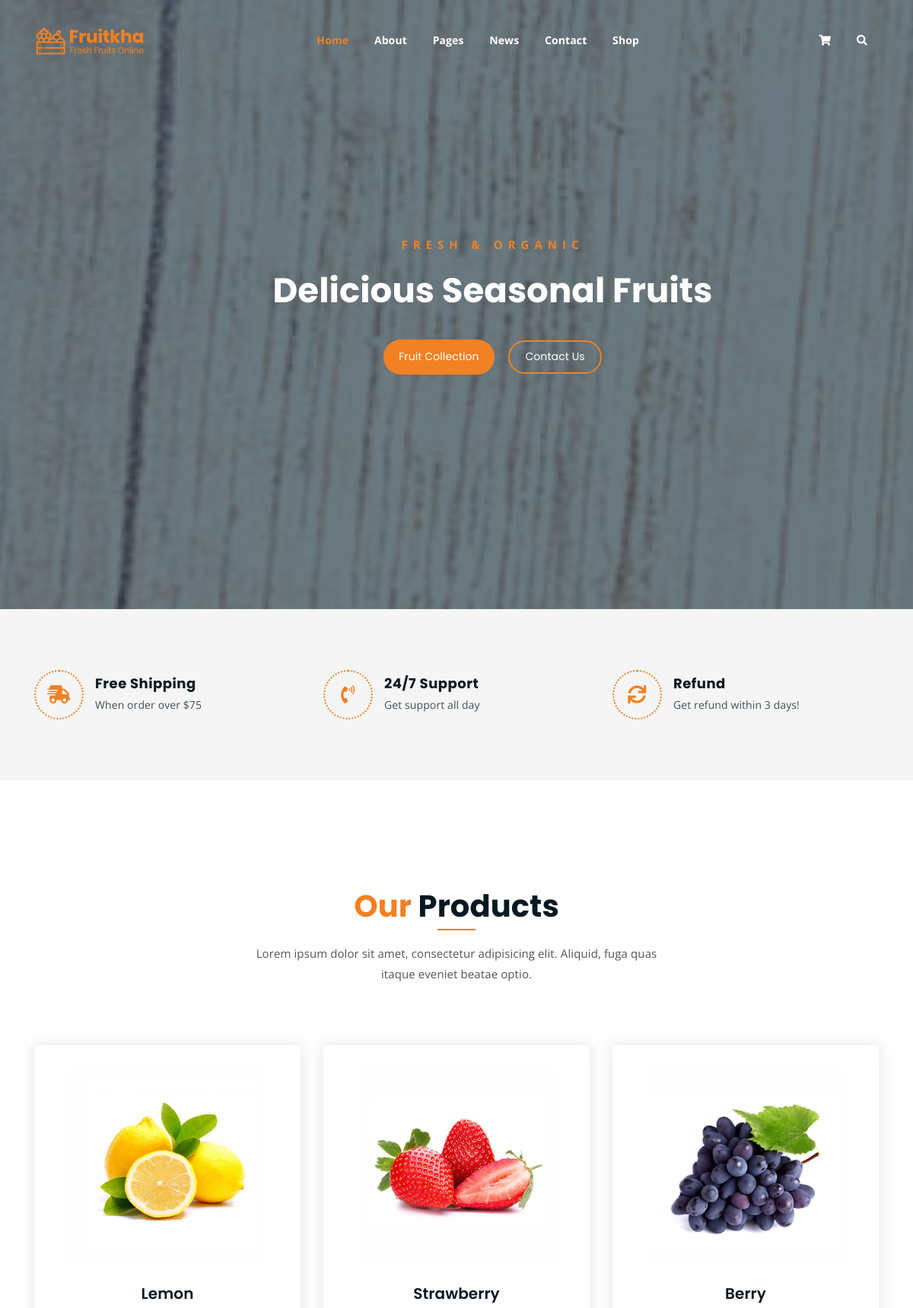
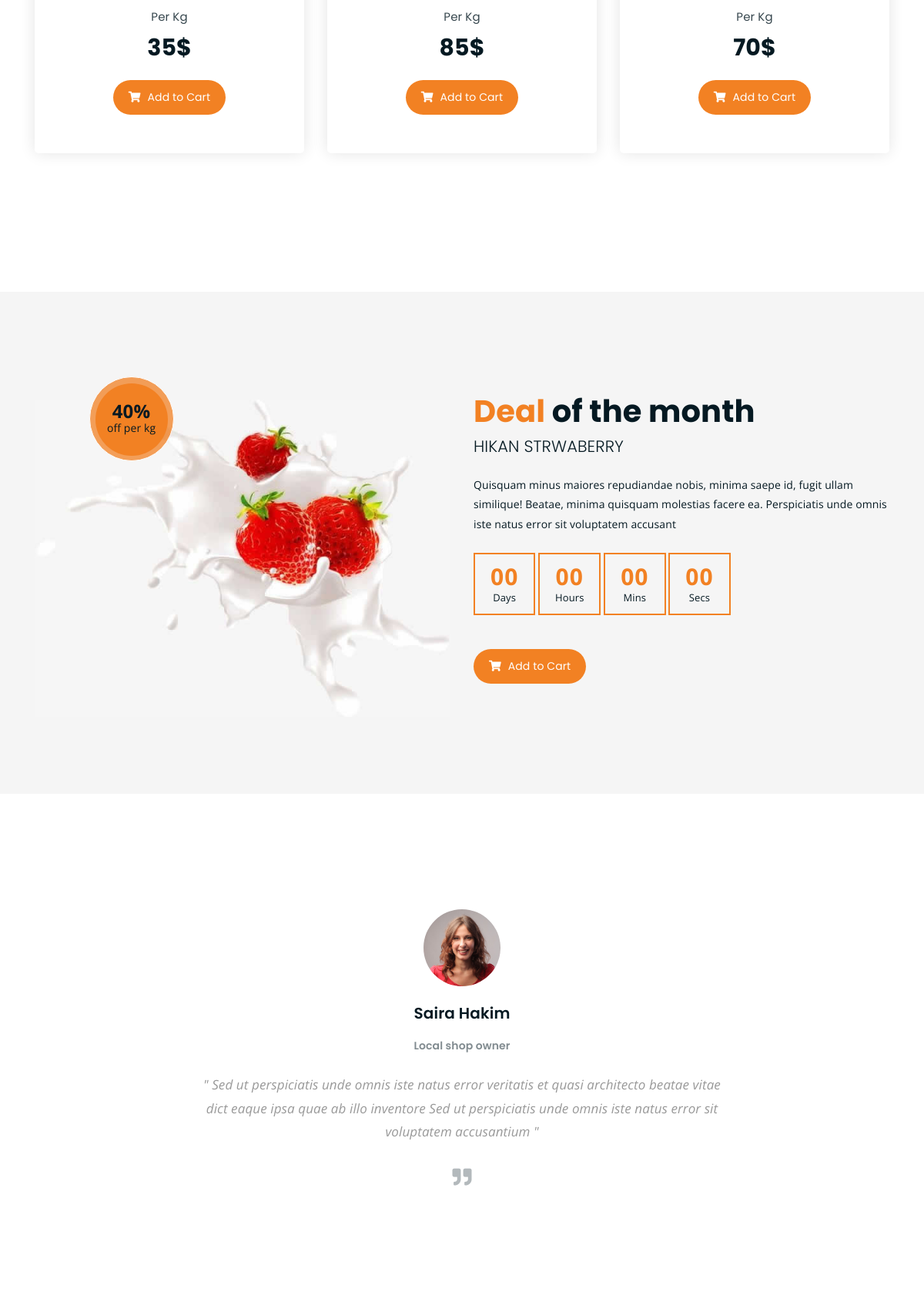
The page / (upper part) on the database its author committed (2 pictures, top to bottom).
### index/models.py (models this page shows, shortened)
class product(models.Model):
    title=models.CharField(max_length=100,blank=False,default='product1')
    image=models.ImageField(upload_to='image/',blank=False)
    name=models.CharField(max_length=100,blank=False)
    price=models.CharField(max_length=100,blank=False)

class monthlydeal(models.Model):
    offer=models.CharField(max_length=100,blank=False)
    image=models.ImageField(upload_to='monthly_offer/',blank=False)
    name=models.CharField(max_length=100,blank=False)
    discription=models.TextField(max_length=300,blank=False)

### index/views.py (the view)
# urls.py: 2. Add a URL to urlpatterns:  path('', views.home, name='home')
def home(request):
    productsdata = product.objects.all()
    monthdata = monthlydeal.objects.first()
    logodata = logo.objects.all()
    context = {
        'product': productsdata,
        'monthlydeal': monthdata,
        'logo': logodata,
    }
    return render(request, 'index.html', context)

### templates/index.html (shortened to what this page needs)
{% load static %}
{% include 'layouts.html' %}
{% block mainsection1 %}
	<div class="hero-area hero-bg">
		<div class="container">
			<div class="row">
				<div class="col-lg-9 offset-lg-2 text-center">
					<div class="hero-text">
						<div class="hero-text-tablecell">
							<p class="subtitle">Fresh & Organic</p>
							<h1>Delicious Seasonal Fruits</h1>
							<div class="hero-btns">
								<a href="{% url 'home' %}" class="boxed-btn">Fruit Collection</a>
								<a href="{% url 'contact' %}" class="bordered-btn">Contact Us</a>
							</div>
						</div>
					</div>
				</div>
			</div>
		</div>
	</div>
	<div class="list-section pt-80 pb-80">
		<div class="container">
			<div class="row">
				<div class="col-lg-4 col-md-6 mb-4 mb-lg-0">
					<div class="list-box d-flex align-items-center">
						<div class="list-icon">
							<i class="fas fa-shipping-fast"></i>
						</div>
						<div class="content">
							<h3>Free Shipping</h3>
							<p>When order over $75</p>
						</div>
					</div>
				</div>
				<div class="col-lg-4 col-md-6 mb-4 mb-lg-0">
					<div class="list-box d-flex align-items-center">
						<div class="list-icon">
							<i class="fas fa-phone-volume"></i>
						</div>
						<div class="content">
							<h3>24/7 Support</h3>
							<p>Get support all day</p>
						</div>
					</div>
				</div>
				<div class="col-lg-4 col-md-6">
					<div class="list-box d-flex justify-content-start align-items-center">
						<div class="list-icon">
							<i class="fas fa-sync"></i>
						</div>
						<div class="content">
							<h3>Refund</h3>
							<p>Get refund within 3 days!</p>
						</div>
					</div>
				</div>
			</div>
		</div>
	</div>
	<div class="product-section mt-150 mb-150">
		<div class="container">
			<div class="row">
				<div class="col-lg-8 offset-lg-2 text-center">
					<div class="section-title">
						<h3><span class="orange-text">Our</span> Products</h3>
						<p>Lorem ipsum dolor sit amet, consectetur adipisicing elit. Aliquid, fuga quas itaque eveniet beatae optio.</p>
					</div>
				</div>
			</div>
			<div class="row">
				{% for row1 in product %}
				<div class="col-lg-4 col-md-6 text-center">
					<div class="single-product-item">
						<div class="product-image">
							<a href="{% url 'singleproduct' %}"><img src="{{row1.image.url}}" alt=""></a>
						</div>
						<h3>{{row1.name}}</h3>
						<p class="product-price"><span>Per Kg</span> {{row1.price}}$ </p>
						<a href="{% url 'cart' %}" class="cart-btn"><i class="fas fa-shopping-cart"></i> Add to Cart</a>
					</div>
				</div>
				{% endfor %}
			</div>
		</div>
	</div>
	<section class="cart-banner pt-100 pb-100">
    	<div class="container">
        	<div class="row clearfix">
            	<div class="image-column col-lg-6">
                	<div class="image">
                    	<div class="price-box">
                        	<div class="inner-price">
                                <span class="price">
                                    <strong>{{monthlydeal.offer}}%</strong> <br> off per kg
                                </span>
                            </div>
                        </div>
                    	<img src="{{monthlydeal.image.url}}" alt="">
                    </div>
                </div>
                <div class="content-column col-lg-6">
					<h3><span class="orange-text">Deal</span> of the month</h3>
                    <h4>{{monthlydeal.name}}</h4>
                    <div class="text">{{monthlydeal.discription}}</div>
                    <div class="time-counter"><div class="time-countdown clearfix" data-countdown="2020/2/01"></div></div>
                	<a href="{% url 'cart' %}" class="cart-btn mt-3"><i class="fas fa-shopping-cart"></i> Add to Cart</a>
                </div>
            </div>
        </div>
    </section>
	<div class="testimonail-section mt-150 mb-150">
		<div class="container">
			<div class="row">
				<div class="col-lg-10 offset-lg-1 text-center">
					<div class="testimonial-sliders">
						<div class="single-testimonial-slider">
							<div class="client-avater">
								<img src="{% static 'img/avaters/avatar1.png'%}" alt="">
							</div>
							<div class="client-meta">
								<h3>Saira Hakim <span>Local shop owner</span></h3>
								<p class="testimonial-body">
									" Sed ut perspiciatis unde omnis iste natus error veritatis et  quasi architecto beatae vitae dict eaque ipsa quae ab illo inventore Sed ut perspiciatis unde omnis iste natus error sit voluptatem accusantium "
								</p>
								<div class="last-icon">
									<i class="fas fa-quote-right"></i>
								</div>
							</div>
						</div>
					</div>
				</div>
			</div>
		</div>
	</div>
     {% endblock %}

### templates/layouts.html (shortened to what this page needs)
{% load static %}
<!DOCTYPE html>
<html lang="en">
<head>
	<link rel="stylesheet" href="{% static 'css/all.min.css'%}">
	<link rel="stylesheet" href="{% static 'bootstrap/css/bootstrap.min.css'%}">
	<link rel="stylesheet" href="{% static 'css/owl.carousel.css'%}">
	<link rel="stylesheet" href="{% static 'css/magnific-popup.css'%}">
	<link rel="stylesheet" href="{% static 'css/animate.css'%}">
	<link rel="stylesheet" href="{% static 'css/meanmenu.min.css'%}">
	<link rel="stylesheet" href="{% static 'css/main.css'%}">
	<link rel="stylesheet" href="{% static 'css/responsive.css'%}">
</head>
<body>
	<div class="top-header-area" id="sticker">
		<div class="container">
			<div class="row">
				<div class="col-lg-12 col-sm-12 text-center">
					<div class="main-menu-wrap">
						<div class="site-logo">
							<a href="{% url 'home' %}">
								<img src="{% static 'img/logo.png'%}" alt="">
							</a>
						</div>
						<nav class="main-menu">
							<ul>
								<li class="current-list-item"><a href="#">Home</a>
								</li>
								<li><a href="{% url 'about' %}">About</a></li>
								<li><a href="#">Pages</a>
								</li>
								<li><a href="{% url 'news' %}">News</a>
								</li>
								<li><a href="{% url 'contact' %}">Contact</a></li>
								<li><a href="{% url 'shop' %}">Shop</a>
								</li>
								<li>
									<div class="header-icons">
										<a class="shopping-cart" href="{% url 'cart' %}"><i class="fas fa-shopping-cart"></i></a>
										<a class="mobile-hide search-bar-icon" href="#"><i class="fas fa-search"></i></a>
									</div>
								</li>
							</ul>
						</nav>
					</div>
				</div>
			</div>
		</div>
	</div>
</body>
</html>

### static/css/responsive.css (style rules this page uses)
@media only screen and (min-width: 992px) and (max-width: 1200px) { .hero-text h1 { font-size: 45px; } }

### rows shown on the page
product: image (picture), name "Lemon", price "35"
product: image (picture), name "Strawberry", price "85"
product: image (picture), name "Berry", price "70"
monthlydeal: offer "40", image (picture), name "HIKAN STRWABERRY", discription "Quisquam minus maiores repudiandae nobis, minima saepe id, fugit ullam similique! Beatae, minima quisquam molestias facere ea. Perspiciatis unde omnis iste natus error sit voluptatem accusant"
